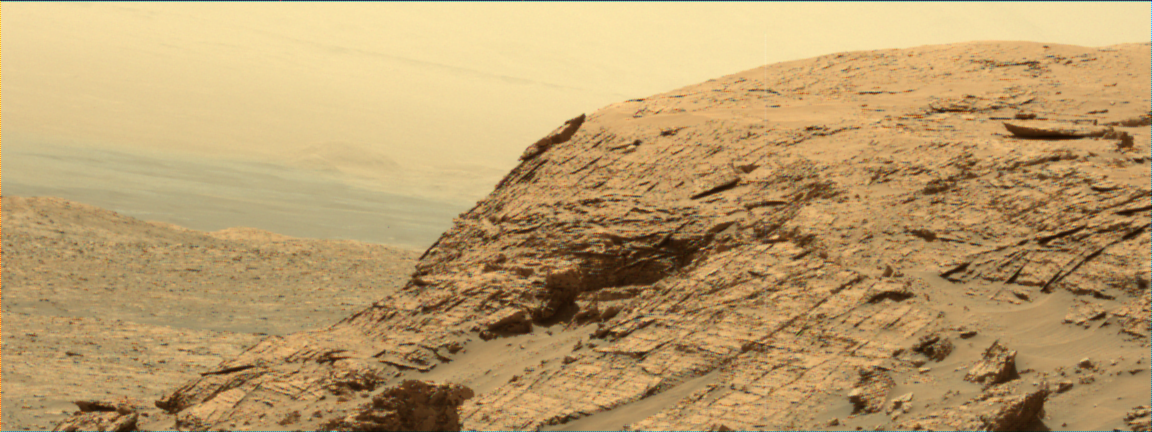
#> input picture bilinear-images/ML0_673757778EDR_S0872902MCAM00037D1.png, 1152 x 432 px
$ python filter_maria_pass_images.py --input-dir bilinear-images --output-dir out
#> lines starting #> are read from the running program, lines starting #| are printed output that depends on the picture
import os
import re
import csv
import math
import argparse
from pathlib import Path

import numpy as np
from PIL import Image


# ------------------------------------------------------------
# Helper: extract the MCAM sequence group from a filename.
#
# Example:
# ML0_485553931EDR_S0481146MCAM04390D1.png
# -> MCAM04390
# ------------------------------------------------------------
def get_sequence_id(file_name):
    match = re.search(r"(MCAM\d+)", file_name.upper())
    if match:
        return match.group(1)
    return "UNKNOWN_SEQUENCE"


# ------------------------------------------------------------
# Helper: read one PNG image and return:
# - rgb image
# - grayscale image
# - width
# - height
#
# We force RGB so the script behaves consistently even if some
# PNGs are grayscale and some are colour.
# ------------------------------------------------------------
def load_image(image_path):
    img = Image.open(image_path).convert("RGB")
    rgb = np.array(img)
    gray = np.array(img.convert("L"))
    height, width = gray.shape
    return rgb, gray, width, height


# ------------------------------------------------------------
# Helper: compute a simple Laplacian-variance sharpness score.
#
# Higher score generally means:
# - more detail
# - less blur
#
# This is a common cheap blur heuristic.
# ------------------------------------------------------------
def compute_sharpness(gray):
    gray = gray.astype(np.float32)

    # 4-neighbour Laplacian
    center = gray[1:-1, 1:-1]
    up = gray[:-2, 1:-1]
    down = gray[2:, 1:-1]
    left = gray[1:-1, :-2]
    right = gray[1:-1, 2:]

    lap = (up + down + left + right) - (4.0 * center)

    return float(np.var(lap))


# ------------------------------------------------------------
# Helper: compute a simple texture score.
#
# Higher score generally means:
# - more edges / rock structure
# - less blank sky / smooth surface
# ------------------------------------------------------------
def compute_texture(gray):
    gray = gray.astype(np.float32)

    # Horizontal and vertical pixel differences
    dx = np.abs(gray[:, 1:] - gray[:, :-1])
    dy = np.abs(gray[1:, :] - gray[:-1, :])

    # Average edge strength
    texture = (np.mean(dx) + np.mean(dy)) / 2.0
    return float(texture)


# ------------------------------------------------------------
# Helper: compute brightness statistics.
# ------------------------------------------------------------
def compute_brightness_stats(gray):
    gray = gray.astype(np.float32)

    mean_val = float(np.mean(gray))
    std_val = float(np.std(gray))

    # Fraction of very dark and very bright pixels
    dark_fraction = float(np.mean(gray < 15))
    bright_fraction = float(np.mean(gray > 240))

    return mean_val, std_val, dark_fraction, bright_fraction


# ------------------------------------------------------------
# Helper: estimate whether the top of the image looks like sky.
#
# This is NOT perfect.
# It only gives a rough flag.
#
# We treat the top strip as possible sky if it is:
# - relatively bright
# - relatively low texture
# ------------------------------------------------------------
def estimate_sky_fraction(gray):
    h, w = gray.shape

    # Use the top 20% as a "sky candidate" strip
    top_h = max(1, int(h * 0.20))
    top = gray[:top_h, :]

    top_mean = float(np.mean(top))
    top_texture = compute_texture(top)

    # Very rough sky-like rule
    # Bright + low texture often indicates sky/haze
    if top_mean > 170 and top_texture < 8:
        return 1.0

    if top_mean > 145 and top_texture < 6:
        return 0.7

    return 0.0


# ------------------------------------------------------------
# Helper: estimate whether the frame is "ground-only".
#
# This is also NOT perfect.
# We are only trying to catch frames that are dominated by
# near-field surface with little wider scene context.
#
# Heuristic idea:
# - compare top half texture/brightness to bottom half
# - if top looks very similar to bottom and there is no obvious
#   horizon/brightness transition, it may be mostly ground-only
# ------------------------------------------------------------
def estimate_ground_only_flag(gray):
    h, w = gray.shape

    top = gray[: h // 2, :]
    bottom = gray[h // 2 :, :]

    top_mean = float(np.mean(top))
    bottom_mean = float(np.mean(bottom))

    top_texture = compute_texture(top)
    bottom_texture = compute_texture(bottom)

    # Small brightness difference and both halves textured
    # often means "all rock / all ground" rather than a scene
    mean_diff = abs(top_mean - bottom_mean)

    if mean_diff < 18 and top_texture > 10 and bottom_texture > 10:
        return True

    return False


# ------------------------------------------------------------
# Helper: estimate whether rover hardware may be intruding.
#
# This is the weakest heuristic here.
#
# We cannot reliably detect rover parts from metadata alone,
# and even from pixels this is only a rough clue.
#
# We flag possible rover intrusion if:
# - the bottom strip is very high contrast
# - and a lot of it is either very dark or very bright
#
# That can happen with rover structure, but it can also happen
# in rocky scenes. So this is a REVIEW flag, not auto-reject.
# ------------------------------------------------------------
def estimate_rover_intrusion_flag(gray):
    h, w = gray.shape

    bottom_h = max(1, int(h * 0.20))
    bottom = gray[h - bottom_h :, :]

    bottom_texture = compute_texture(bottom)
    bottom_dark = float(np.mean(bottom < 20))
    bottom_bright = float(np.mean(bottom > 235))

    if bottom_texture > 18 and (bottom_dark + bottom_bright) > 0.20:
        return True

    return False


# ------------------------------------------------------------
# Score one image and return:
# - status: keep / review / reject
# - numeric score
# - reasons
#
# IMPORTANT:
# This is a first-pass triage, not a perfect oracle.
# ------------------------------------------------------------
def score_image(image_path):
    rgb, gray, width, height = load_image(image_path)

    sharpness = compute_sharpness(gray)
    texture = compute_texture(gray)
    mean_val, std_val, dark_fraction, bright_fraction = compute_brightness_stats(gray)
    sky_fraction = estimate_sky_fraction(gray)
    ground_only = estimate_ground_only_flag(gray)
    rover_intrusion = estimate_rover_intrusion_flag(gray)

    reasons = []
    score = 0.0

    # --------------------------------------------------------
    # Resolution checks
    #
    # Small images are less useful for COLMAP.
    # --------------------------------------------------------
    if width < 700 or height < 300:
        reasons.append("too_small")
        return {
            "status": "reject",
            "score": 0.0,
            "width": width,
            "height": height,
            "sharpness": sharpness,
            "texture": texture,
            "brightness_mean": mean_val,
            "brightness_std": std_val,
            "sky_fraction": sky_fraction,
            "ground_only_flag": ground_only,
            "rover_intrusion_flag": rover_intrusion,
            "reasons": ";".join(reasons),
        }

    # Give points for larger frames
    if width >= 1200 and height >= 400:
        score += 2.0
    elif width >= 1000:
        score += 1.0

    # --------------------------------------------------------
    # Sharpness checks
    # --------------------------------------------------------
    if sharpness < 8:
        reasons.append("very_blurry")
        return {
            "status": "reject",
            "score": score,
            "width": width,
            "height": height,
            "sharpness": sharpness,
            "texture": texture,
            "brightness_mean": mean_val,
            "brightness_std": std_val,
            "sky_fraction": sky_fraction,
            "ground_only_flag": ground_only,
            "rover_intrusion_flag": rover_intrusion,
            "reasons": ";".join(reasons),
        }
    elif sharpness < 20:
        reasons.append("soft")
        score += 0.5
    else:
        score += 2.0

    # --------------------------------------------------------
    # Texture checks
    #
    # Very low texture often means poor structure for COLMAP.
    # --------------------------------------------------------
    if texture < 4:
        reasons.append("very_low_texture")
        return {
            "status": "reject",
            "score": score,
            "width": width,
            "height": height,
            "sharpness": sharpness,
            "texture": texture,
            "brightness_mean": mean_val,
            "brightness_std": std_val,
            "sky_fraction": sky_fraction,
            "ground_only_flag": ground_only,
            "rover_intrusion_flag": rover_intrusion,
            "reasons": ";".join(reasons),
        }
    elif texture < 8:
        reasons.append("low_texture")
        score += 0.5
    else:
        score += 2.0

    # --------------------------------------------------------
    # Brightness sanity checks
    # --------------------------------------------------------
    if dark_fraction > 0.40:
        reasons.append("too_dark")
        score -= 1.0

    if bright_fraction > 0.35:
        reasons.append("too_bright")
        score -= 1.0

    if std_val < 20:
        reasons.append("low_contrast")
        score -= 0.5

    # --------------------------------------------------------
    # Scene heuristics
    #
    # These do NOT auto-reject.
    # They only push images into REVIEW if suspicious.
    # --------------------------------------------------------
    if sky_fraction > 0.5:
        reasons.append("possible_sky_dominance")
        score -= 1.0

    if ground_only:
        reasons.append("possible_ground_only")
        score -= 1.0

    if rover_intrusion:
        reasons.append("possible_rover_intrusion")
        score -= 1.0

    # --------------------------------------------------------
    # Final decision
    # --------------------------------------------------------
    suspicious = any(
        tag in reasons
        for tag in [
            "soft",
            "low_texture",
            "too_dark",
            "too_bright",
            "low_contrast",
            "possible_sky_dominance",
            "possible_ground_only",
            "possible_rover_intrusion",
        ]
    )

    if score >= 4.0 and not suspicious:
        status = "keep"
    elif score >= 2.0:
        status = "review"
    else:
        status = "reject"

    return {
        "status": status,
        "score": score,
        "width": width,
        "height": height,
        "sharpness": sharpness,
        "texture": texture,
        "brightness_mean": mean_val,
        "brightness_std": std_val,
        "sky_fraction": sky_fraction,
        "ground_only_flag": ground_only,
        "rover_intrusion_flag": rover_intrusion,
        "reasons": ";".join(reasons),
    }


# ------------------------------------------------------------
# Build a per-sequence summary.
#
# This is important because you do NOT want to inspect 600
# random frames. You want to inspect a much smaller number of
# sequence groups.
# ------------------------------------------------------------
def summarise_sequences(rows):
    grouped = {}

    for row in rows:
        seq = row["sequence_id"]

        if seq not in grouped:
            grouped[seq] = {
                "sequence_id": seq,
                "count_total": 0,
                "count_keep": 0,
                "count_review": 0,
                "count_reject": 0,
                "score_sum": 0.0,
                "sample_files": [],
            }

        grouped[seq]["count_total"] += 1
        grouped[seq]["score_sum"] += row["score"]

        if row["status"] == "keep":
            grouped[seq]["count_keep"] += 1
        elif row["status"] == "review":
            grouped[seq]["count_review"] += 1
        else:
            grouped[seq]["count_reject"] += 1

        # Keep a few sample file names for quick inspection
        if len(grouped[seq]["sample_files"]) < 5:
            grouped[seq]["sample_files"].append(row["file_name"])

    summary_rows = []

    for seq, item in grouped.items():
        avg_score = item["score_sum"] / max(1, item["count_total"])

        summary_rows.append({
            "sequence_id": seq,
            "count_total": item["count_total"],
            "count_keep": item["count_keep"],
            "count_review": item["count_review"],
            "count_reject": item["count_reject"],
            "avg_score": avg_score,
            "sample_files": " | ".join(item["sample_files"]),
        })

    # Sort better-looking sequences first
    summary_rows.sort(
        key=lambda x: (x["count_keep"], x["avg_score"], x["count_total"]),
        reverse=True
    )

    return summary_rows


# ------------------------------------------------------------
# Main
# ------------------------------------------------------------
def main():
    parser = argparse.ArgumentParser(
        description="Filter Maria Pass PNG candidates into keep/review/reject groups."
    )
    parser.add_argument(
        "--input-dir",
        required=True,
        help="Folder containing PNG images, e.g. datasets/maria_pass/images"
    )
    parser.add_argument(
        "--output-dir",
        required=True,
        help="Folder where CSV reports and keep/review/reject lists will be saved"
    )
    args = parser.parse_args()

    input_dir = Path(args.input_dir)
    output_dir = Path(args.output_dir)

    if not input_dir.is_dir():
        raise FileNotFoundError(f"Input folder does not exist: {input_dir}")

    output_dir.mkdir(parents=True, exist_ok=True)

    png_files = sorted(input_dir.glob("*.png"))

    if not png_files:
        raise FileNotFoundError(f"No PNG files found in: {input_dir}")

    all_rows = []

    print("Scoring images...\n")

    for image_path in png_files:
        file_name = image_path.name
        sequence_id = get_sequence_id(file_name)

        metrics = score_image(image_path)
#> in load_image, img is the input picture: PIL image 1152x432 RGB; mean R, G, B 187.5, 157.4, 108.4
#> in load_image, `gray = np.array(img.convert("L"))`:
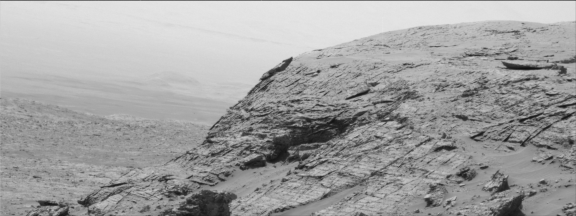
#> gray: shape (432, 1152) (shown at 1/2 size); min 13, max 235, mean 160.8
#> in score_image, `rgb, gray, width, height = load_image(image_path)`: width = 1152; height = 432
#> in compute_sharpness, `lap = (up + down + left + right) - (4.0 * center)`:
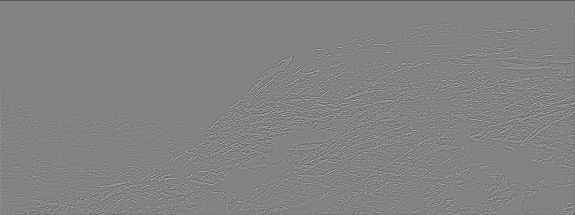
#> lap: shape (430, 1150) float32 (shown at 1/2 size); min -198, max 188, mean -0.3; drawn with min black and max white
#> in score_image, `sharpness = compute_sharpness(gray)`: sharpness = 475.7
#> in compute_texture, `texture = (np.mean(dx) + np.mean(dy)) / 2.0`: texture = 6.66
#> in compute_brightness_stats, `mean_val = float(np.mean(gray))`: mean_val = 160.8
#> in compute_brightness_stats, `std_val = float(np.std(gray))`: std_val = 45.52
#> in compute_brightness_stats, `dark_fraction = float(np.mean(gray < 15))`: dark_fraction = 4.02e-06
#> in compute_brightness_stats, `bright_fraction = float(np.mean(gray > 240))`: bright_fraction = 0
#> in score_image, `mean_val, std_val, dark_fraction, bright_fraction = compute_brightness..`: mean_val = 160.8; std_val = 45.52; dark_fraction = 4.02e-06; bright_fraction = 0
#> in estimate_sky_fraction, `top = gray[:top_h, :]`:
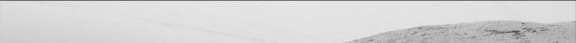
#> top: shape (86, 1152) (shown at 1/2 size); min 38, max 235, mean 212.7
#> in estimate_sky_fraction, `top_mean = float(np.mean(top))`: top_mean = 212.7
#> in estimate_sky_fraction, `top_texture = compute_texture(top)`: top_texture = 2.91
#> in score_image, `sky_fraction = estimate_sky_fraction(gray)`: sky_fraction = 1
#> in estimate_ground_only_flag, `bottom = gray[h // 2 :, :]`:
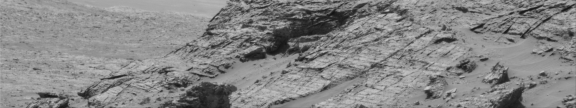
#> bottom: shape (216, 1152) (shown at 1/2 size); min 15, max 216, mean 134.2
#> in estimate_ground_only_flag, `top_mean = float(np.mean(top))`: top_mean = 187.4
#> in estimate_ground_only_flag, `bottom_mean = float(np.mean(bottom))`: bottom_mean = 134.2
#> in compute_texture (call 3), `dy = np.abs(gray[1:, :] - gray[:-1, :])`:
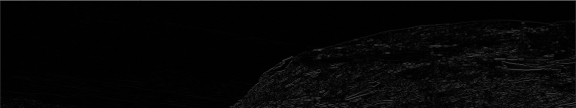
#> dy: shape (215, 1152) float32 (shown at 1/2 size); min 0, max 161, mean 5.9
#> in compute_texture (call 3), `texture = (np.mean(dx) + np.mean(dy)) / 2.0`: texture = 4.62
#> in compute_texture (call 4), `dy = np.abs(gray[1:, :] - gray[:-1, :])`:
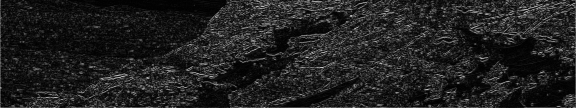
#> dy: shape (215, 1152) float32 (shown at 1/2 size); min 0, max 82, mean 10.5; drawn with min black and max white
#> in compute_texture (call 4), `texture = (np.mean(dx) + np.mean(dy)) / 2.0`: texture = 8.7
#> in estimate_ground_only_flag, `mean_diff = abs(top_mean - bottom_mean)`: mean_diff = 53.12
#> in score_image, `ground_only = estimate_ground_only_flag(gray)`: ground_only = False
#> in compute_texture (call 5), `dy = np.abs(gray[1:, :] - gray[:-1, :])`:
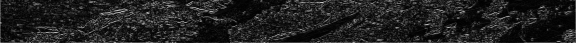
#> dy: shape (85, 1152) float32 (shown at 1/2 size); min 0, max 82, mean 10.2; drawn with min black and max white
#> in compute_texture (call 5), `texture = (np.mean(dx) + np.mean(dy)) / 2.0`: texture = 8.65
#> in estimate_rover_intrusion_flag, `bottom_dark = float(np.mean(bottom < 20))`: bottom_dark = 0.000151
#> in estimate_rover_intrusion_flag, `bottom_bright = float(np.mean(bottom > 235))`: bottom_bright = 0
#> in score_image, `rover_intrusion = estimate_rover_intrusion_flag(gray)`: rover_intrusion = False
#> metrics = 12 items

        row = {
            "file_name": file_name,
            "sequence_id": sequence_id,
            **metrics
        }

        all_rows.append(row)

        print(
            f"{file_name} | "
            f"{metrics['status']} | "
            f"score={metrics['score']:.2f} | "
            f"reasons={metrics['reasons']}"
        )
#| ML0_673757778EDR_S0872902MCAM00037D1.png | review | score=2.50 | reasons=low_texture;possible_sky_dominance
#> pass 2 of the loop in main, `for image_path in png_files:`:
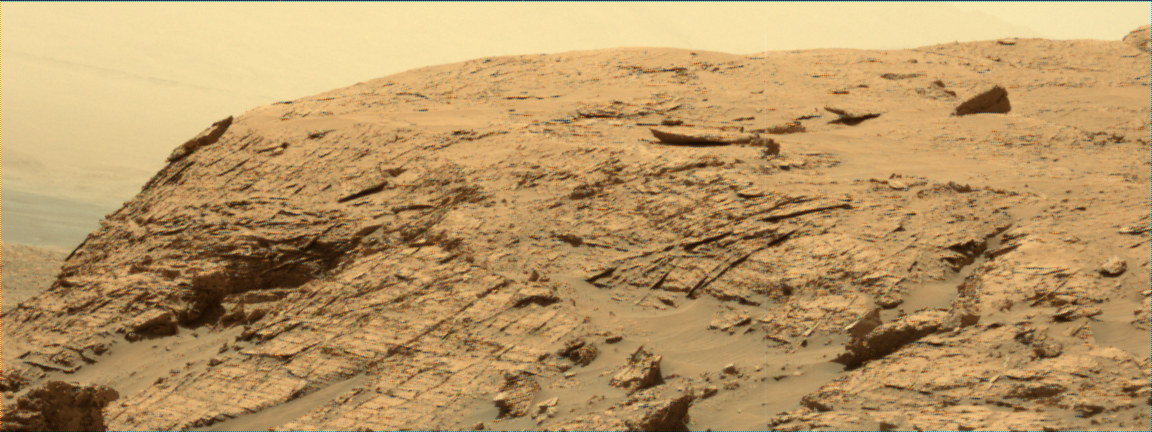
#> input picture bilinear-images/ML0_673757797EDR_S0872902MCAM00037D1.png, 1152 x 432 px
#> in load_image, img is the input picture: PIL image 1152x432 RGB; mean R, G, B 184.8, 151, 101.5
#> dx: shape (432, 1151) float32
#> dy: shape (431, 1152) float32
#> dx: shape (86, 1151) float32
#> dy: shape (85, 1152) float32
#> in estimate_ground_only_flag (call 2), `bottom = gray[h // 2 :, :]`:
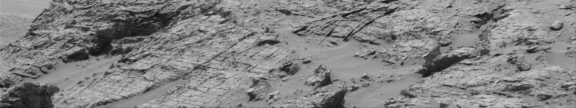
#> bottom: shape (216, 1152) (shown at 1/2 size); min 12, max 220, mean 131.2
#> in estimate_ground_only_flag (call 2), `top_mean = float(np.mean(top))`: top_mean = 179.7
#> bottom_mean = 131.2
#> dx: shape (216, 1151) float32
#> in compute_texture (call 8), `dy = np.abs(gray[1:, :] - gray[:-1, :])`:
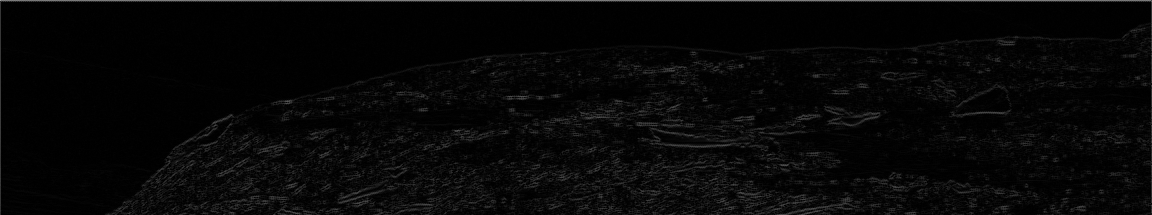
#> dy: shape (215, 1152) float32; min 0, max 162, mean 7.2
#> in compute_texture (call 8), `texture = (np.mean(dx) + np.mean(dy)) / 2.0`: texture = 5.67
#> in estimate_ground_only_flag (call 2), `bottom_texture = compute_texture(bottom)`: bottom_texture = 9.55
#> mean_diff = 48.44
#| ML0_673757797EDR_S0872902MCAM00037D1.png | review | score=2.50 | reasons=low_texture;possible_sky_dominance

    # --------------------------------------------------------
    # Write per-image report
    # --------------------------------------------------------
    report_csv = output_dir / "filter_report.csv"

    with open(report_csv, "w", newline="", encoding="utf-8") as f:
        writer = csv.DictWriter(
            f,
            fieldnames=[
                "file_name",
                "sequence_id",
                "status",
                "score",
                "width",
                "height",
                "sharpness",
                "texture",
                "brightness_mean",
                "brightness_std",
                "sky_fraction",
                "ground_only_flag",
                "rover_intrusion_flag",
                "reasons",
            ]
        )
        writer.writeheader()
        writer.writerows(all_rows)

    # --------------------------------------------------------
    # Write keep/review/reject text lists
    # --------------------------------------------------------
    keep_txt = output_dir / "keep_list.txt"
    review_txt = output_dir / "review_list.txt"
    reject_txt = output_dir / "reject_list.txt"

    with open(keep_txt, "w", encoding="utf-8") as f_keep, \
         open(review_txt, "w", encoding="utf-8") as f_review, \
         open(reject_txt, "w", encoding="utf-8") as f_reject:

        for row in all_rows:
            if row["status"] == "keep":
                f_keep.write(row["file_name"] + "\n")
            elif row["status"] == "review":
                f_review.write(row["file_name"] + "\n")
            else:
                f_reject.write(row["file_name"] + "\n")
#> this loop made 2 passes

    # --------------------------------------------------------
    # Write sequence summary
    # --------------------------------------------------------
    seq_rows = summarise_sequences(all_rows)
#> the loop in summarise_sequences, `for row in rows:` made 2 passes
#> seq on passes 1 to 2: 'MCAM00037', 'MCAM00037'
#> after the loop in summarise_sequences, `for row in rows:`: grouped = 1 item
#> the loop in summarise_sequences, `for seq, item in grouped.items():` made 1 pass
#> (seq, avg_score) on pass 1: ('MCAM00037', 2.5)
#> seq_rows = 1 item
    seq_csv = output_dir / "sequence_summary.csv"

    with open(seq_csv, "w", newline="", encoding="utf-8") as f:
        writer = csv.DictWriter(
            f,
            fieldnames=[
                "sequence_id",
                "count_total",
                "count_keep",
                "count_review",
                "count_reject",
                "avg_score",
                "sample_files",
            ]
        )
        writer.writeheader()
        writer.writerows(seq_rows)

    print("\n===== DONE =====")
    print(f"Per-image report   : {report_csv}")
    print(f"Sequence summary   : {seq_csv}")
    print(f"Keep list          : {keep_txt}")
    print(f"Review list        : {review_txt}")
    print(f"Reject list        : {reject_txt}")


if __name__ == "__main__":
    main()
